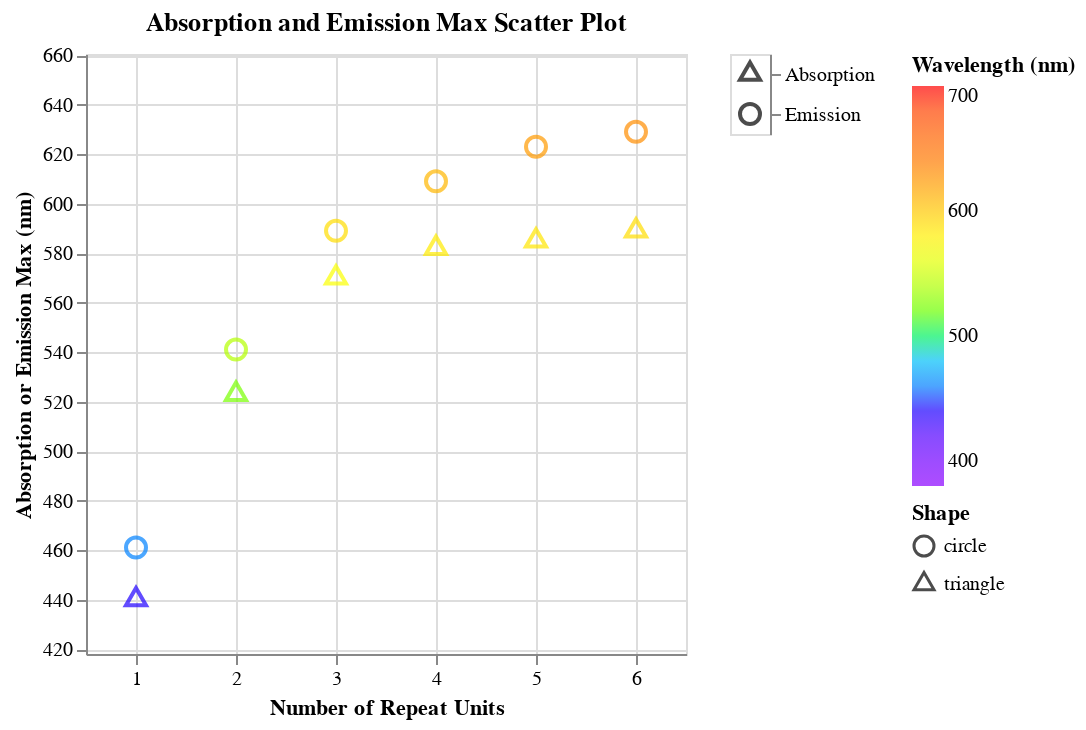

Notebook cell for this chart:
### Code cell
import altair as alt
import polars as pl  # Assuming you're using Polars for the dataframe manipulation

# Define a color scale that corresponds to the visible spectrum
color_scale = alt.Scale(
    domain=[380, 700],  # Wavelength range (approximate visible light)
    range=[
        '#8B00FF',  # Violet (~380 nm)
        '#0000FF',  # Blue (~450 nm)
        '#00FF00',  # Green (~520 nm)
        '#FFFF00',  # Yellow (~580 nm)
        '#FF7F00',  # Orange (~600 nm)
        '#FF0000',  # Red (~700 nm)
    ]
)

# Larger point size for better visibility
point_size = 100

# Absorption scatter plot with shape and size encoding (no shape legend)
scatter_absorption = (
    alt.Chart(df_matches)
    .mark_point(size=point_size)  # Set the size of the points
    .encode(
        x="repeat_unit_match_count",
        y="Absorption max (nm)",
        color=alt.Color("Absorption max (nm)", scale=color_scale, title="Wavelength (nm)"),
        shape=alt.value('triangle'),  # Shape for absorption without generating a legend
        tooltip=["repeat_unit_match_count", "Absorption max (nm)"]
    )
    .properties(title="Absorption max")
)

# Emission scatter plot with shape and size encoding (no shape legend)
scatter_emission = (
    alt.Chart(df_matches)
    .mark_point(size=point_size)  # Set the size of the points
    .encode(
        x="repeat_unit_match_count",
        y="Emission max (nm)",
        color=alt.Color("Emission max (nm)", scale=color_scale, title="Wavelength (nm)"),
        shape=alt.value('circle'),  # Shape for emission without generating a legend
        tooltip=["repeat_unit_match_count", "Emission max (nm)"],
    )
    .properties(title="Emission max")
)

# Manually create a legend for shapes
legend_data = pl.DataFrame(
    {
        "Type": ["Absorption", "Emission"],
        "Shape": ["triangle", "circle"]
    }
)

shapes = ["circle", "triangle"]
legend = (
    alt.Chart(legend_data)
    .mark_point(size=point_size)
    .encode(
        y=alt.Y("Type:N", axis=alt.Axis(orient="right"), title=""),
        shape=alt.Shape("Shape:N", scale=alt.Scale(domain=shapes, range=shapes)),
        color=alt.value("black")  # Keep legend shapes black for distinction
    )
)

# Combine the scatter plots
scatter_combined = (
    alt.layer(scatter_absorption, scatter_emission)
    .properties(title="Absorption and Emission Max Scatter Plot")
    .encode(
        y=alt.Y(
            "Absorption max (nm)",
            scale=alt.Scale(domain=[y_min, y_max]),
            title="Absorption or Emission Max (nm)",
        ),
        x=alt.X(
            "repeat_unit_match_count",
            scale=alt.Scale(domain=[0.5, max_x_value]),
            title="Number of Repeat Units",
        ),
    )
    .interactive()
)

# Combine the scatter plot with the legend
final_chart = alt.hconcat(scatter_combined, legend)

# Display the chart
final_chart.show()

### Figure 1 — Vega specification as saved in the notebook (floating-point values rounded to 4 significant figures)
{"$schema": "https://vega.github.io/schema/vega/v5.json", "data": [{"name": "param_44_store"}, {"name": "source_0"}, {"name": "source_1", "values": [{"Shape": "triangle", "Type": "Absorption"}, {"Shape": "circle", "Type": "Emission"}]}, {"name": "data_0", "values": [{"Absorption max (nm)": 440.0, "repeat_unit_match_count": 1}, {"Absorption max (nm)": 523.0, "repeat_unit_match_count": 2}, {"Absorption max (nm)": 570.0, "repeat_unit_match_count": 3}, {"Absorption max (nm)": 582.0, "repeat_unit_match_count": 4}, {"Absorption max (nm)": 585.0, "repeat_unit_match_count": 5}, {"Absorption max (nm)": 589.0, "repeat_unit_match_count": 6}]}, {"name": "data_1", "values": [{"Emission max (nm)": 461.0, "repeat_unit_match_count": 1}, {"Emission max (nm)": 541.0, "repeat_unit_match_count": 2}, {"Emission max (nm)": 589.0, "repeat_unit_match_count": 3}, {"Emission max (nm)": 609.0, "repeat_unit_match_count": 4}, {"Emission max (nm)": 623.0, "repeat_unit_match_count": 5}, {"Emission max (nm)": 629.0, "repeat_unit_match_count": 6}]}, {"name": "source_1_concat_1_y_domain_Type", "values": [{"Type": "Absorption"}, {"Type": "Emission"}]}], "signals": [{"name": "concat_0_width", "value": 300}, {"name": "concat_0_height", "value": 300}, {"name": "concat_1_width", "value": 20}, {"name": "concat_1_y_step", "value": 20}, {"name": "concat_1_height", "update": "bandspace(domain('concat_1_y').length, 1, 0.5) * concat_1_y_step"}, {"name": "unit", "value": {}, "on": [{"events": "pointermove", "update": "isTuple(group()) ? group() : unit"}]}, {"name": "param_44", "update": "{\"repeat_unit_match_count\": param_44_repeat_unit_match_count, \"Absorption max (nm)\": param_44_Absorption_max__nm_}"}, {"name": "param_44_repeat_unit_match_count"}, {"name": "param_44_Absorption_max__nm_"}], "marks": [{"type": "group", "name": "concat_0_group", "encode": {"update": {"width": {"signal": "concat_0_width"}, "height": {"signal": "concat_0_height"}}}, "signals": [{"name": "param_44_repeat_unit_match_count", "on": [{"events": [{"source": "view", "type": "dblclick"}], "update": "null"}, {"events": {"signal": "param_44_translate_delta"}, "update": "panLinear(param_44_translate_anchor.extent_x, -param_44_translate_delta.x / concat_0_width)"}, {"events": {"signal": "param_44_zoom_delta"}, "update": "zoomLinear(domain(\"concat_0_x\"), param_44_zoom_anchor.x, param_44_zoom_delta)"}], "push": "outer"}, {"name": "param_44_Absorption_max__nm_", "on": [{"events": [{"source": "view", "type": "dblclick"}], "update": "null"}, {"events": {"signal": "param_44_translate_delta"}, "update": "panLinear(param_44_translate_anchor.extent_y, param_44_translate_delta.y / concat_0_height)"}, {"events": {"signal": "param_44_zoom_delta"}, "update": "zoomLinear(domain(\"concat_0_y\"), param_44_zoom_anchor.y, param_44_zoom_delta)"}], "push": "outer"}, {"name": "param_44_tuple", "on": [{"events": [{"signal": "param_44_repeat_unit_match_count || param_44_Absorption_max__nm_"}], "update": "param_44_repeat_unit_match_count && param_44_Absorption_max__nm_ ? {unit: \"view_42\", fields: param_44_tuple_fields, values: [param_44_repeat_unit_match_count,param_44_Absorption_max__nm_]} : null"}]}, {"name": "param_44_tuple_fields", "value": [{"field": "repeat_unit_match_count", "channel": "x", "type": "R"}, {"field": "Absorption max (nm)", "channel": "y", "type": "R"}]}, {"name": "param_44_translate_anchor", "value": {}, "on": [{"events": [{"source": "scope", "type": "pointerdown"}], "update": "{x: x(unit), y: y(unit), extent_x: domain(\"concat_0_x\"), extent_y: domain(\"concat_0_y\")}"}]}, {"name": "param_44_translate_delta", "value": {}, "on": [{"events": [{"source": "window", "between": [{"source": "scope", "type": "pointerdown"}, {"source": "window", "type": "pointerup"}], "type": "pointermove", "consume": true}], "update": "{x: param_44_translate_anchor.x - x(unit), y: param_44_translate_anchor.y - y(unit)}"}]}, {"name": "param_44_zoom_anchor", "on": [{"events": [{"source": "scope", "consume": true, "type": "wheel"}], "update": "{x: invert(\"concat_0_x\", x(unit)), y: invert(\"concat_0_y\", y(unit))}"}]}, {"name": "param_44_zoom_delta", "on": [{"events": [{"source": "scope", "consume": true, "type": "wheel"}], "update": "pow(1.001, event.deltaY * pow(16, event.deltaMode))", "force": true}]}, {"name": "param_44_modify", "on": [{"events": {"signal": "param_44_tuple"}, "update": "modify(\"param_44_store\", param_44_tuple, true)"}]}], "marks": [{"type": "symbol", "name": "view_42_marks", "from": {"data": "data_0"}, "encode": {"update": {"y": {"field": "Absorption max (nm)", "scale": "concat_0_y"}, "stroke": {"field": "Absorption max (nm)", "scale": "color"}, "shape": {"value": "triangle"}, "fill": {"value": "transparent"}, "tooltip": {"signal": "{\"repeat_unit_match_count\": format(datum[\"repeat_unit_match_count\"], \"\"), \"Absorption max (nm)\": format(datum[\"Absorption max (nm)\"], \"\")}"}, "size": {"value": 100}, "x": {"field": "repeat_unit_match_count", "scale": "concat_0_x"}, "opacity": {"value": 0.7}}}, "clip": true, "style": ["point"], "interactive": true}, {"type": "symbol", "name": "concat_0_layer_1_marks", "from": {"data": "data_1"}, "encode": {"update": {"stroke": {"field": "Emission max (nm)", "scale": "color"}, "opacity": {"value": 0.7}, "fill": {"value": "transparent"}, "size": {"value": 100}, "y": {"field": "Emission max (nm)", "scale": "concat_0_y"}, "shape": {"value": "circle"}, "tooltip": {"signal": "{\"repeat_unit_match_count\": format(datum[\"repeat_unit_match_count\"], \"\"), \"Emission max (nm)\": format(datum[\"Emission max (nm)\"], \"\")}"}, "x": {"field": "repeat_unit_match_count", "scale": "concat_0_x"}}}, "style": ["point"], "clip": true, "interactive": true}], "axes": [{"scale": "concat_0_x", "gridScale": "concat_0_y", "orient": "bottom", "tickCount": {"signal": "ceil(concat_0_width/40)"}, "ticks": false, "aria": false, "zindex": 0, "minExtent": 0, "grid": true, "domain": false, "labels": false, "maxExtent": 0}, {"scale": "concat_0_y", "maxExtent": 0, "domain": false, "aria": false, "minExtent": 0, "ticks": false, "tickCount": {"signal": "ceil(concat_0_height/40)"}, "zindex": 0, "orient": "left", "labels": false, "grid": true, "gridScale": "concat_0_x"}, {"scale": "concat_0_x", "labelOverlap": true, "grid": false, "zindex": 0, "title": "Number of Repeat Units", "labelFlush": true, "tickCount": {"signal": "ceil(concat_0_width/40)"}, "orient": "bottom"}, {"scale": "concat_0_y", "zindex": 0, "title": "Absorption or Emission Max (nm)", "orient": "left", "labelOverlap": true, "grid": false, "tickCount": {"signal": "ceil(concat_0_height/40)"}}], "title": {"text": "Absorption and Emission Max Scatter Plot", "frame": "group"}, "style": "cell"}, {"type": "group", "name": "concat_1_group", "encode": {"update": {"width": {"signal": "concat_1_width"}, "height": {"signal": "concat_1_height"}}}, "signals": [{"name": "width", "update": "concat_1_width"}], "marks": [{"type": "symbol", "name": "concat_1_marks", "from": {"data": "source_1"}, "encode": {"update": {"shape": {"field": "Shape", "scale": "shape"}, "y": {"field": "Type", "scale": "concat_1_y"}, "opacity": {"value": 0.7}, "size": {"value": 100}, "x": {"signal": "concat_1_width", "mult": 0.5}, "stroke": {"value": "black"}, "fill": {"value": "transparent"}}}, "interactive": false, "style": ["point"]}], "axes": [{"scale": "concat_1_y", "orient": "right", "grid": false, "zindex": 0}], "style": "cell"}], "scales": [{"name": "color", "type": "linear", "domain": [380, 700], "range": ["#8B00FF", "#0000FF", "#00FF00", "#FFFF00", "#FF7F00", "#FF0000"], "zero": false, "interpolate": "hcl"}, {"name": "shape", "type": "ordinal", "domain": ["circle", "triangle"], "range": ["circle", "triangle"]}, {"name": "concat_0_x", "type": "linear", "domain": [0.5, 6.5], "range": [0, {"signal": "concat_0_width"}], "domainRaw": {"signal": "param_44[\"repeat_unit_match_count\"]"}, "zero": false}, {"name": "concat_0_y", "type": "linear", "domain": [418, 660.5], "range": [{"signal": "concat_0_height"}, 0], "domainRaw": {"signal": "param_44[\"Absorption max (nm)\"]"}, "zero": false}, {"name": "concat_1_y", "type": "point", "domain": {"data": "source_1_concat_1_y_domain_Type", "field": "Type", "sort": true}, "range": {"step": {"signal": "concat_1_y_step"}}, "padding": 0.5}], "background": "white", "layout": {"padding": 20, "bounds": "full", "align": "each"}, "padding": 5, "legends": [{"title": "Wavelength (nm)", "stroke": "color", "gradientLength": {"signal": "clamp(concat_0_height, 64, 200)"}, "encode": {"gradient": {"update": {"opacity": {"value": 0.7}}}}}, {"shape": "shape", "symbolType": "circle", "title": "Shape", "encode": {"symbols": {"update": {"fill": {"value": "transparent"}, "stroke": {"value": "black"}, "opacity": {"value": 0.7}}}}}]}
